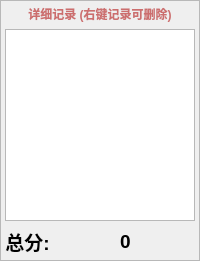
            <widget class="QFrame" name="frame_5">
             <property name="frameShape">
              <enum>QFrame::StyledPanel</enum>
             </property>
             <property name="frameShadow">
              <enum>QFrame::Plain</enum>
             </property>
             <layout class="QVBoxLayout" name="verticalLayout_9" stretch="0,1,0">
              <property name="leftMargin">
               <number>4</number>
              </property>
              <property name="topMargin">
               <number>4</number>
              </property>
              <property name="rightMargin">
               <number>4</number>
              </property>
              <property name="bottomMargin">
               <number>4</number>
              </property>
              <item>
               <widget class="QLabel" name="label_9">
                <property name="font">
                 <font>
                  <pointsize>9</pointsize>
                  <italic>false</italic>
                  <bold>true</bold>
                 </font>
                </property>
                <property name="styleSheet">
                 <string notr="true">color: #CC6E6E</string>
                </property>
                <property name="text">
                 <string>详细记录 (右键记录可删除)</string>
                </property>
                <property name="alignment">
                 <set>Qt::AlignCenter</set>
                </property>
               </widget>
              </item>
              <item>
               <widget class="QListWidget" name="listRecord">
                <property name="sizePolicy">
                 <sizepolicy hsizetype="Ignored" vsizetype="Expanding">
                  <horstretch>0</horstretch>
                  <verstretch>0</verstretch>
                 </sizepolicy>
                </property>
                <property name="font">
                 <font>
                  <pointsize>8</pointsize>
                  <bold>true</bold>
                 </font>
                </property>
                <property name="toolTip">
                 <string/>
                </property>
                <property name="frameShadow">
                 <enum>QFrame::Plain</enum>
                </property>
                <property name="editTriggers">
                 <set>QAbstractItemView::NoEditTriggers</set>
                </property>
                <property name="showDropIndicator" stdset="0">
                 <bool>false</bool>
                </property>
                <property name="dragEnabled">
                 <bool>false</bool>
                </property>
                <property name="dragDropMode">
                 <enum>QAbstractItemView::NoDragDrop</enum>
                </property>
                <property name="defaultDropAction">
                 <enum>Qt::MoveAction</enum>
                </property>
                <property name="alternatingRowColors">
                 <bool>true</bool>
                </property>
                <property name="selectionMode">
                 <enum>QAbstractItemView::SingleSelection</enum>
                </property>
                <property name="movement">
                 <enum>QListView::Static</enum>
                </property>
                <property name="spacing">
                 <number>2</number>
                </property>
                <property name="sortingEnabled">
                 <bool>false</bool>
                </property>
               </widget>
              </item>
              <item>
               <layout class="QHBoxLayout" name="horizontalLayout_10" stretch="0,1">
                <item>
                 <widget class="QLabel" name="label_8">
                  <property name="font">
                   <font>
                    <pointsize>14</pointsize>
                    <italic>false</italic>
                    <bold>true</bold>
                   </font>
                  </property>
                  <property name="text">
                   <string>总分:</string>
                  </property>
                  <property name="alignment">
                   <set>Qt::AlignCenter</set>
                  </property>
                 </widget>
                </item>
                <item>
                 <widget class="QLabel" name="labelScore">
                  <property name="font">
                   <font>
                    <pointsize>14</pointsize>
                    <italic>false</italic>
                    <bold>true</bold>
                   </font>
                  </property>
                  <property name="text">
                   <string>0</string>
                  </property>
                  <property name="alignment">
                   <set>Qt::AlignCenter</set>
                  </property>
                 </widget>
                </item>
               </layout>
              </item>
             </layout>
            </widget>
